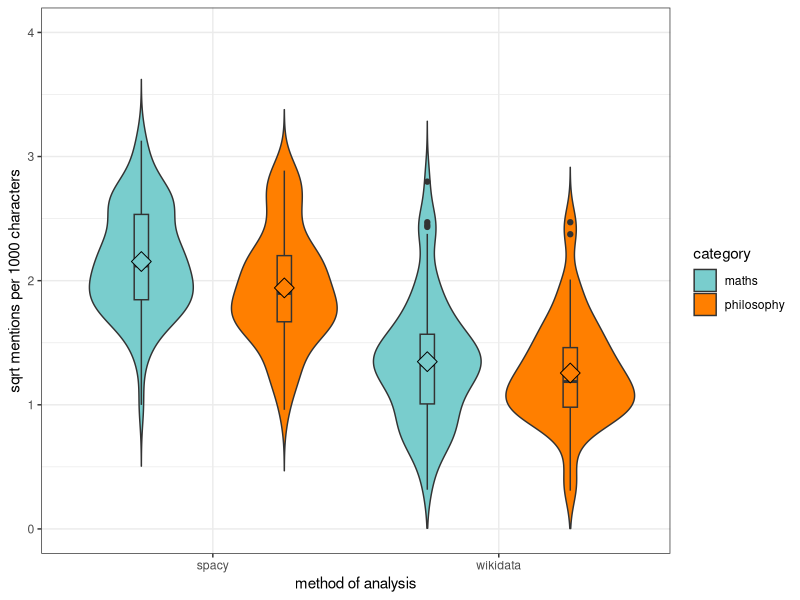
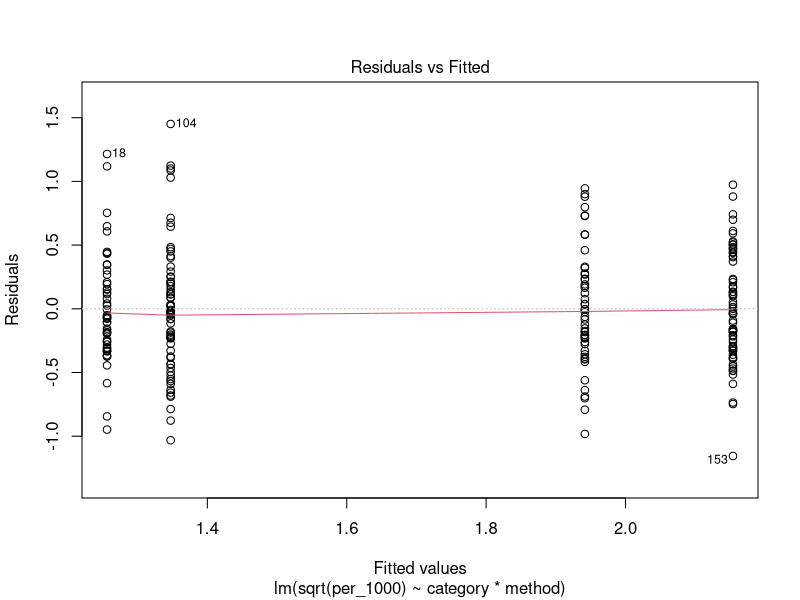
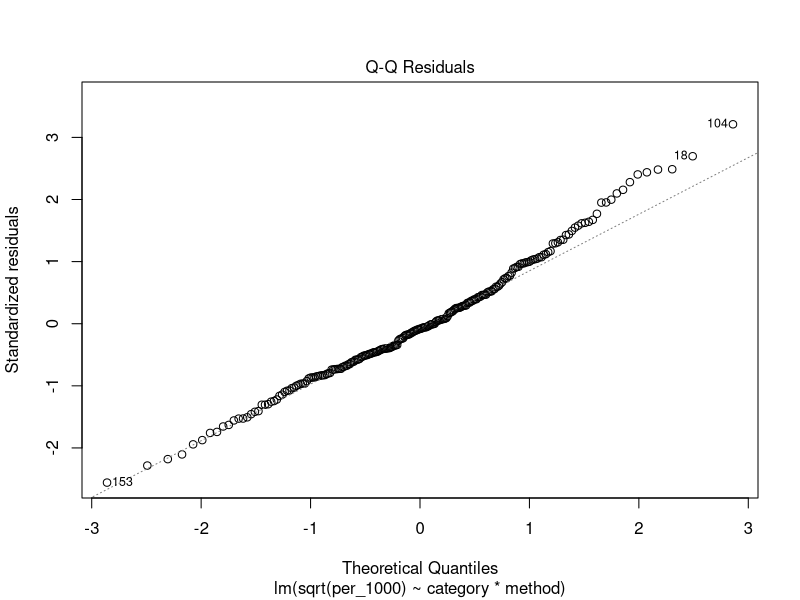
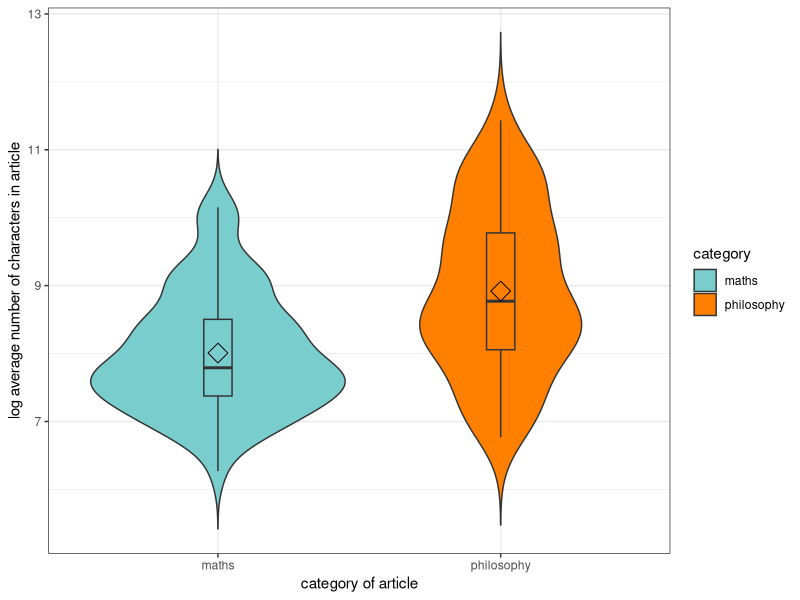
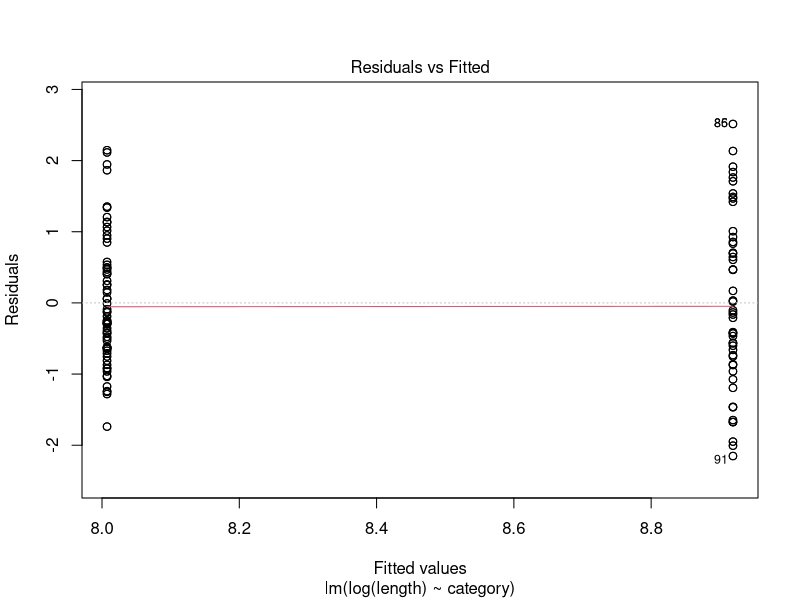
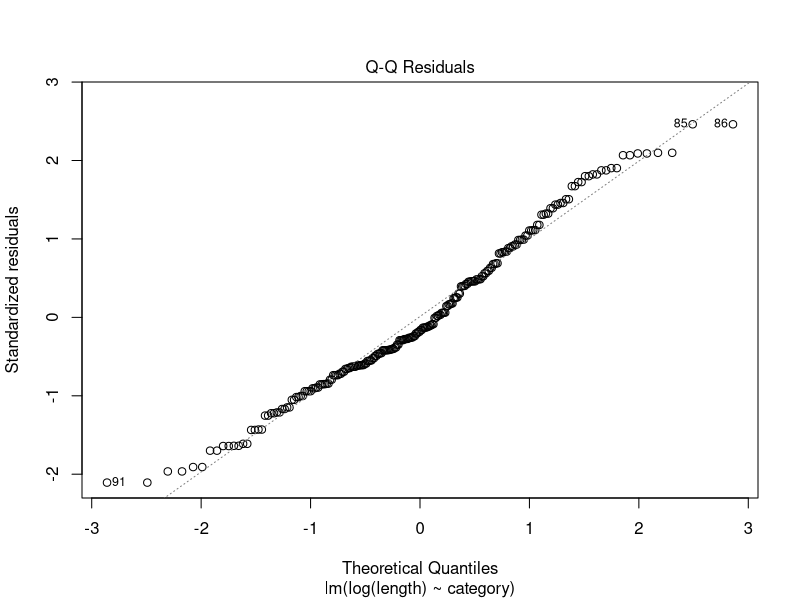
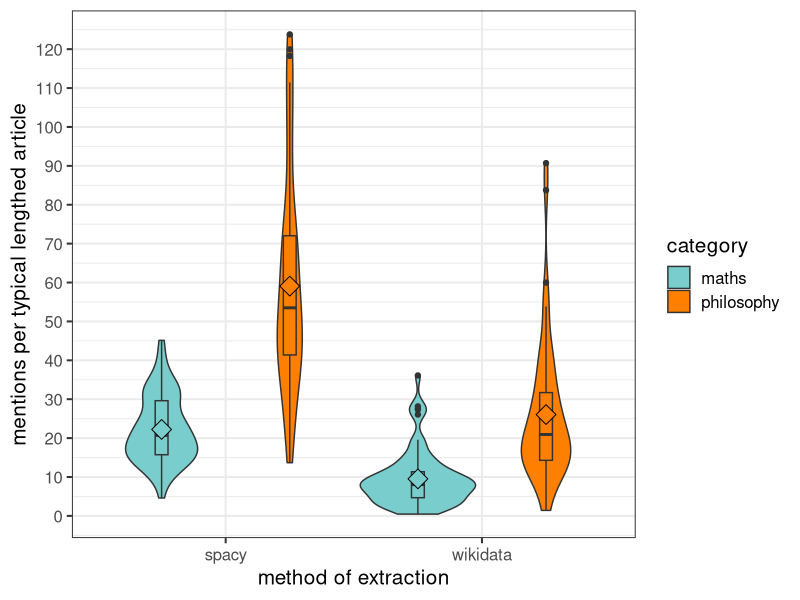
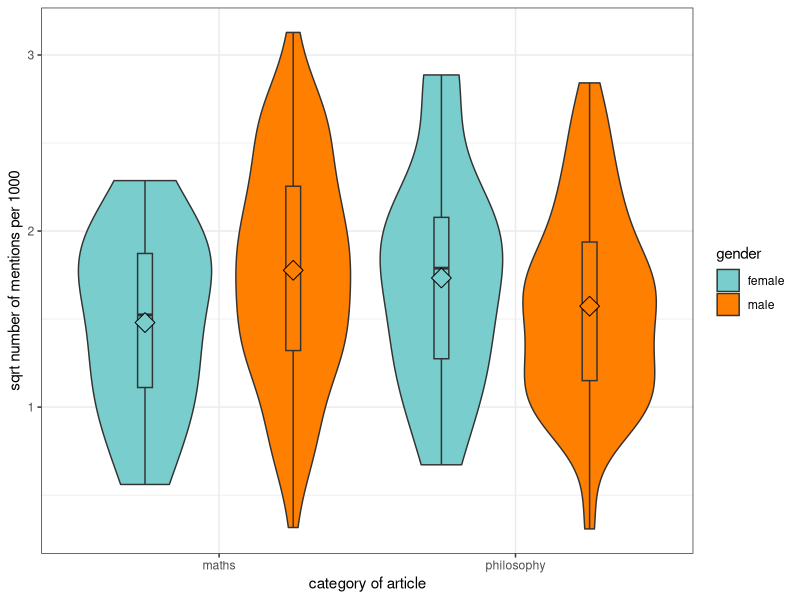

Generate these figures, in order, with R:
setwd(dirname(rstudioapi::getActiveDocumentContext()$path))

# necessary imports 
library(ggplot2)
library(dplyr)
library(scales)
library(car)

# the code to produce the data must have been run before this code ! 
data <- read.csv("./analysis/mentions.csv", stringsAsFactors=TRUE)

# saving the average number of mentions per 1000 characters 
data$per_1000 <- (data$mentions/data$length)*1000 

# the average number of characters of an article in each category 
mean_phil <- mean(data$length[data$category=="philosophy"], )
mean_maths <- mean(data$length[data$category=="maths"])

phil <- data[data$category=="philosophy", ]
maths <- data[data$category=="maths", ]

phil$typical <- round(mean_phil, 0)
maths$typical <- round(mean_maths, 0)

# creating a new data set that also stores average length of articles 
new_data <- rbind.data.frame(maths, phil)

# stores how many mentions per typical lengthed article 
new_data$per_typical <- (new_data$mentions/new_data$length) * new_data$typical 

# GRAPH 1 - mentions per 1000 characters
p <- ggplot(data, aes(x=method, y=sqrt(per_1000), fill=category)) +
  geom_violin(position=position_dodge(1), trim=FALSE)+
  geom_boxplot(width=.1, position=position_dodge(1), show.legend=FALSE) +
  stat_summary(fun=mean, geom="point", shape=23, size=5, position=position_dodge(1), show.legend=FALSE)+
  xlab("method of analysis") + 
  ylab("sqrt mentions per 1000 characters") + 
  ylim(c(0,4))+
  scale_fill_manual(values=c('#79CDCD', '#FF7F00'))+
  theme_bw()

p 

# needs to be two way anova because plotting two things
m <- lm(sqrt(per_1000)~category*method, data=new_data)

# checking assumptions for anova 
plot(m,which=1)
plot(m,which=2)

# statistical test 1 - ANOVA for the influence of category and method on mentions per 1000 characters
Anova(m, type=3)

# GRAPH 2 - typical length of an article
l <- ggplot(new_data, aes(x=category, y=log(length), fill=category)) +
  geom_violin(position=position_dodge(1), trim=FALSE)+
  geom_boxplot(width=.1, position=position_dodge(1), show.legend=FALSE) +
  stat_summary(fun=mean, geom="point", shape=23, size=5, position=position_dodge(1), show.legend=FALSE)+
  xlab("category of article") + 
  ylab("log average number of characters in article") +
  scale_fill_manual(values=c('#79CDCD', '#FF7F00'))+
  theme_bw()

l

# anova test
ml <- lm(log(length)~category, data=new_data)
plot(ml,which=1)
plot(ml,which=2)
# statistical test 2 -  ANOVA for the influence of category on length of article
Anova(ml, type=3)


# GRAPH 3 : typical number of mentions per article 
q <- ggplot(new_data, aes(x=method, y=per_typical, fill=category)) +
  geom_violin(position=position_dodge(1), trim=TRUE)+
  geom_boxplot(width=.1, position=position_dodge(1), show.legend=FALSE) +
  stat_summary(fun=mean, geom="point", shape=23, size=5, position=position_dodge(1), show.legend=FALSE)+
  xlab("method of extraction") + 
  ylab("mentions per typical lengthed article") +
  scale_fill_manual(values=c('#79CDCD', '#FF7F00'))+
  scale_y_continuous(breaks = scales::pretty_breaks(n = 10))+
  theme_bw(base_size=15)

q

# wilcoxon test
# statstical test 3 - Wilcoxon tests for the influence of category (and method) on mentions per 1000 characters
wilcox.test(per_typical~category, data=new_data[new_data$method=="wikidata",])
wilcox.test(per_typical~category, data=new_data[new_data$method=="spacy",])

# GRAPH 4 - MENTIONS PER 1000 BY GENDER
n <- ggplot(new_data, aes(x=category, y=sqrt(per_1000), fill=gender)) +
  geom_violin(position=position_dodge(1), trim=TRUE)+
  geom_boxplot(width=.1, position=position_dodge(1), show.legend=FALSE) +
  stat_summary(fun=mean, geom="point", shape=23, size=5, position=position_dodge(1), show.legend=FALSE)+
  xlab("category of article") + 
  ylab("sqrt number of mentions per 1000") +
  scale_fill_manual(values=c('#79CDCD', '#FF7F00'))+
  theme_bw()

n

n2 <- lm(sqrt(per_1000)~method*category*gender, data=data)

plot(n2,which=1)
plot(n2,which=2)

# statistical test 4 -  ANOVA for the influence of category, method and gender on mentions per 1000 characters
Anova(n2, type=3)

# seeing where the significance effect stems from
# statistical test 5 - checking which pairwise combination is significant
TukeyHSD(aov(n2), which=c("category:gender"))


# GRAPH 5 - LENGTH OF ARTICLE BY GENDER
m <- ggplot(new_data, aes(x=category, y=log(length), fill=gender)) +
  geom_violin(position=position_dodge(1), trim=FALSE)+
  geom_boxplot(width=.1, position=position_dodge(1), show.legend=FALSE) +
  stat_summary(fun=mean, geom="point", shape=23, size=5, position=position_dodge(1), show.legend=FALSE)+
  xlab("category of article") + 
  ylab("log number of characters in article") +
  scale_fill_manual(values=c('#79CDCD', '#FF7F00'))+
  theme_bw()

m

m2 <- lm(log(length)~method*category*gender, data=data)

plot(m2,which=1)
plot(m2,which=2)

# statistical test 6 - ANOVA for the influence on method, category and gender on the length of article
Anova(m2, type=3)
